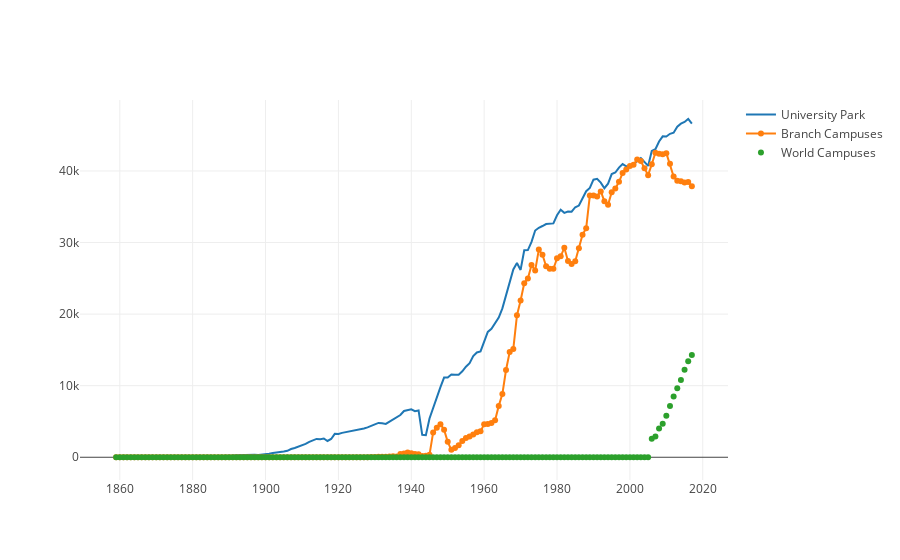

The code cell stored with this chart in its notebook:
### Markdown cell above
Next, plotly uses a pretty straight-forward approach to graphing. Map values to the x,y coordinate.

### Code cell
from plotly.offline import init_notebook_mode, iplot
init_notebook_mode(connected=True) # initiate notebook for offline plot

import plotly.graph_objs as go
import numpy as np
year, universityPark, otherLocs, worldCampus, totPSU = np.loadtxt('pennStateEnroll.dat', unpack=True, comments='#', skiprows=2)

# Create traces
trace0 = go.Scatter(
    x = year,
    y = universityPark,
    mode = 'lines',
    name = 'University Park'
)
trace1 = go.Scatter(
    x = year,
    y = otherLocs,
    mode = 'lines+markers',
    name = 'Branch Campuses'
)
trace2 = go.Scatter(
    x = year,
    y = worldCampus,
    mode = 'markers',
    name = 'World Campuses'
)
data = [trace0, trace1, trace2]

iplot(data)

### Figure 1 — Plotly figure (JSON) as saved in the notebook; plotly's stock layout.template omitted (floating-point values rounded to 4 significant figures; data arrays with more than 128 entries replaced by an {"elided": "..."} marker saying what was removed)
{"data": [{"mode": "lines", "name": "University Park", "type": "scatter", "uid": "f31c9ccf-caff-11e8-96af-d8fc93563c3a", "x": {"elided": "159 int values"}, "y": {"elided": "159 int values"}}, {"mode": "lines+markers", "name": "Branch Campuses", "type": "scatter", "uid": "f31c9cd0-caff-11e8-9339-d8fc93563c3a", "x": {"elided": "159 int values"}, "y": {"elided": "159 int values"}}, {"mode": "markers", "name": "World Campuses", "type": "scatter", "uid": "f31c9cd1-caff-11e8-91d2-d8fc93563c3a", "x": {"elided": "159 int values"}, "y": {"elided": "159 int values"}}], "layout": {}}
